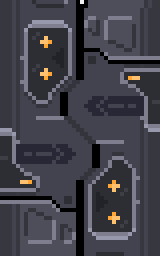
#> input picture assets/gacha/gate_reference.png, 160 x 256 px
$ python build_gacha_intro.py
#> lines starting #> are read from the running program, lines starting #| are printed output that depends on the picture; after the words box and inside, x2 and y2 are one past the last pixel; in counts of white or black regions, pixels touching at a corner belong together
"""离线基于门闸参考图制作 NIKKE 公共招募往前推进场 GIF（Part A：蓝/紫/金，360x640）。"""

from __future__ import annotations

from pathlib import Path

from PIL import Image, ImageDraw, ImageFilter

ROOT = Path(__file__).resolve().parents[1]
OUT_DIR = ROOT / "assets" / "gacha"
GATE_REF_PATH = OUT_DIR / "gate_reference.png"
CANVAS_W = 360
CANVAS_H = 640
END_CHARCOAL = (34, 32, 30)  # 与 Part B 十小人背景 #22201E 无缝衔接

RARITY_THEMES = {
    "r": {
        "core": (160, 226, 255),
        "glow": (40, 134, 248),
        "beam": (88, 174, 255),
    },
    "sr": {
        "core": (236, 186, 255),
        "glow": (158, 62, 238),
        "beam": (196, 122, 255),
    },
    "ssr": {
        "core": (255, 244, 174),
        "glow": (244, 162, 30),
        "beam": (255, 212, 72),
    },
}


def _lerp_color(c1: tuple[int, int, int], c2: tuple[int, int, int], t: float) -> tuple[int, int, int]:
    t = max(0.0, min(1.0, t))
    return (
        int(c1[0] + (c2[0] - c1[0]) * t),
        int(c1[1] + (c2[1] - c1[1]) * t),
        int(c1[2] + (c2[2] - c1[2]) * t),
    )


def _prepare_gate_layers(ref_path: Path = GATE_REF_PATH):
    with Image.open(ref_path) as src:
#> src is the input picture: PIL image 160x256 RGBA; mean R, G, B, A 65.5, 64.8, 74.3, 255
        gate = src.convert("RGBA")
    gw, gh = gate.size
#> gw = 160; gh = 256
    px = gate.load()

    # 提取中缝像素与斜交分割边界 split_x[y]，用于左右门扇物理分离与中缝充能发光
    seam_mask = Image.new("L", (gw, gh), 0)
#> seam_mask: PIL image 160x256 L; every value is 0
    bolt_mask = Image.new("L", (gw, gh), 0)
    sm_px = seam_mask.load()
    bm_px = bolt_mask.load()

    split_x: list[int] = []
    for y in range(gh):
        dark_xs = [
            x
            for x in range(44, 116)
            if px[x, y][0] < 24 and px[x, y][1] < 24 and px[x, y][2] < 24
        ]
        if dark_xs:
            cx_row = round(sum(dark_xs) / len(dark_xs))
        else:
            # 中心斜段按线性过渡插值
            if y < 128:
                cx_row = 64 + round((y - 96) * 0.5) if y >= 96 else 80
            else:
                cx_row = 80 + round((y - 128) * 0.5) if y <= 160 else 80
        split_x.append(cx_row)

        for x in range(gw):
            r, g, b, _ = px[x, y]
            if r < 26 and g < 26 and b < 26 and abs(x - cx_row) <= 22:
                sm_px[x, y] = 255
            elif r > 180 and 100 <= g <= 220 and b < 115:
                bm_px[x, y] = 255
#> this loop made 256 passes
#> (dark_xs, cx_row) on passes 1 to 12: ([76, 77, 78, 79, 84, 85, 86, 87], 82), ([76, 77, 78, 79, 84, 85, 86, 87], 82), ([76, 77, 78, 79, 84, 85, 86, 87], 82), ([76, 77, 78, 79, 84, 85, 86, 87], 82), ([76, 77, 78, 79, 80, 81, 82, 83, 84, 85, 86, 87], 82), ([76, 77, 78, 79, 80, 81, 82, 83, 84, 85, 86, 87], 82), ([76, 77, 78, 79, 80, 81, 82, 83, 84, 85, 86, 87], 82), ([76, 77, 78, 79, 80, 81, 82, 83, 84, 85, 86, 87], 82), ([76, 77, 78, 79, 80, 81, 82, 83], 80), ([76, 77, 78, 79, 80, 81, 82, 83], 80), ([76, 77, 78, 79, 80, 81, 82, 83], 80), ([76, 77, 78, 79, 80, 81, 82, 83], 80)
#> cx_row on passes 49, 50, 51, 52, 61, 62: 88, 88, 88, 88, 96, 96
#> after the loop, split_x = 256 values, max 96 at index 60, min 64 at index 92, mean 80.11

    left_door = Image.new("RGBA", (gw, gh), (0, 0, 0, 0))
#> left_door: PIL image 160x256 RGBA; every value is 0
    right_door = Image.new("RGBA", (gw, gh), (0, 0, 0, 0))
    lp = left_door.load()
    rp = right_door.load()
    for y in range(gh):
        sx = split_x[y]
        for x in range(gw):
            if x < sx:
                lp[x, y] = px[x, y]
            else:
                rp[x, y] = px[x, y]
#> this loop made 256 passes
#> sx on passes 1 to 3: 82, 82, 82

    return gate, left_door, right_door, seam_mask, bolt_mask


def _build_vignette(w: int, h: int) -> Image.Image:
    # 轻量级纯色边角暗框（避免平滑渐变导致像素门闸 GIF 体积膨胀）
    vig = Image.new("RGBA", (w, h), (0, 0, 0, 0))
    d = ImageDraw.Draw(vig)
    d.rectangle((0, 0, w - 1, h - 1), outline=(10, 12, 16, 130), width=10)
    return vig


def _render_push_frame(
    layers,
    vignette: Image.Image,
    theme: dict[str, tuple[int, int, int]],
    frame_idx: int,
    total_frames: int,
) -> Image.Image:
    gate, left_door, right_door, seam_mask, bolt_mask = layers
    gw, gh = gate.size

    # 0..8：镜头向前推进（scale 2.50 -> 4.05）+ 第 4 帧起阶梯中缝按真实最高稀有度点亮
    # 9..12：左右门扇沿阶梯中缝向两侧分开，背后透出稀有度光柱
    # 13：平滑融暗至 Part B 精确底色 #22201E
    push_t = min(1.0, frame_idx / 8.0)
    ease_push = 1.0 - (1.0 - push_t) ** 1.8
    charge_t = max(0.0, min(1.0, (frame_idx - 3) / 5.0))
    open_t = max(0.0, min(1.0, (frame_idx - 8) / 4.5))
    fade_t = max(0.0, min(1.0, (frame_idx - 12) / max(1, total_frames - 1 - 12)))

    scale = 2.50 + 1.55 * ease_push + 0.30 * open_t
    sw = int(round(gw * scale))
    sh = int(round(gh * scale))

    # 1. 背景能量光（门开启时透出）
    bg_col = _lerp_color((18, 20, 26), theme["glow"], min(1.0, open_t * 1.1))
    if fade_t > 0:
        bg_col = _lerp_color(bg_col, END_CHARCOAL, fade_t)
    canvas = Image.new("RGBA", (CANVAS_W, CANVAS_H), bg_col + (255,))

    if open_t > 0 and fade_t < 1.0:
        flare = Image.new("RGBA", (CANVAS_W, CANVAS_H), (0, 0, 0, 0))
        fd = ImageDraw.Draw(flare)
        beam_hw = max(14, int(CANVAS_W * (0.16 + 0.52 * open_t)))
        cx = CANVAS_W // 2
        alpha_f = int(225 * (1.0 - fade_t))
        fd.rectangle((cx - beam_hw, 0, cx + beam_hw, CANVAS_H), fill=theme["glow"] + (alpha_f,))
        fd.rectangle((cx - beam_hw // 2, 0, cx + beam_hw // 2, CANVAS_H), fill=theme["core"] + (alpha_f,))
        canvas = Image.alpha_composite(canvas, flare)

    # 2. 合拢推进期 vs 分裂开启期
    ox = (CANVAS_W - sw) // 2
    oy = (CANVAS_H - sh) // 2

    if open_t <= 0.0:
        door_layer = gate.copy()
        if charge_t > 0.0:
            # 点亮阶梯中缝与 "+" 指示灯
            glow_seam = Image.new("RGBA", (gw, gh), (0, 0, 0, 0))
            glow_seam.paste(Image.new("RGBA", (gw, gh), theme["beam"] + (int(225 * charge_t),)), (0, 0), seam_mask)
            glow_seam.paste(Image.new("RGBA", (gw, gh), theme["core"] + (int(240 * charge_t),)), (0, 0), bolt_mask)
            door_layer = Image.alpha_composite(door_layer, glow_seam)
        scaled = door_layer.resize((sw, sh), Image.Resampling.NEAREST)
        canvas.alpha_composite(scaled, (ox, oy))
    else:
        split_px = int((CANVAS_W * 0.62) * (open_t ** 1.35))
        left_scaled = left_door.resize((sw, sh), Image.Resampling.NEAREST)
        right_scaled = right_door.resize((sw, sh), Image.Resampling.NEAREST)
        canvas.alpha_composite(left_scaled, (ox - split_px, oy))
        canvas.alpha_composite(right_scaled, (ox + split_px, oy))

    canvas = Image.alpha_composite(canvas, vignette)

    if fade_t > 0.0:
        fade_overlay = Image.new("RGBA", (CANVAS_W, CANVAS_H), END_CHARCOAL + (int(255 * fade_t),))
        canvas = Image.alpha_composite(canvas, fade_overlay)

    return canvas.convert("RGB")


def build_all_intros(out_dir: Path = OUT_DIR, ref_path: Path = GATE_REF_PATH) -> dict[str, int]:
    out_dir.mkdir(parents=True, exist_ok=True)
    layers = _prepare_gate_layers(ref_path)
#> layers = 5 items
    vignette = _build_vignette(CANVAS_W, CANVAS_H)
#> in _build_vignette, `vig = Image.new("RGBA", (w, h), (0, 0, 0, 0))`: vig: PIL image 360x640 RGBA; every value is 0
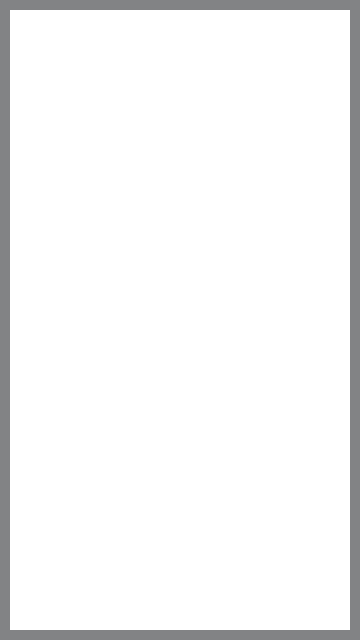
#> vignette: PIL image 360x640 RGBA; mean R, G, B, A 0.9, 1, 1.4, 11.1; transparent parts drawn white
    total_frames = 14
    durations = [95] * total_frames
    sizes: dict[str, int] = {}

    for tier, theme in RARITY_THEMES.items():
        frames = [
            _render_push_frame(layers, vignette, theme, idx, total_frames)
            for idx in range(total_frames)
        ]
        quantized = [
            f.quantize(colors=48, method=Image.Quantize.MEDIANCUT, dither=Image.Dither.NONE)
            for f in frames
        ]
        dest = out_dir / f"intro_{tier}.gif"
        quantized[0].save(
            dest,
            format="GIF",
            save_all=True,
            append_images=quantized[1:],
            duration=durations,
            optimize=True,
            disposal=2,
        )
        sizes[dest.name] = dest.stat().st_size
#> this loop made 3 passes
#> pass 1, in _render_push_frame, `gate, left_door, right_door, seam_mask, bolt_mask = layers`:
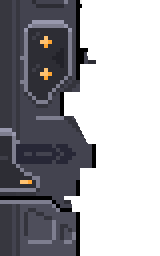
#> left_door: PIL image 160x256 RGBA; mean R, G, B, A 32.7, 32.4, 37.1, 127.7; transparent parts drawn white
#> pass 1, in _render_push_frame, `gate, left_door, right_door, seam_mask, bolt_mask = layers`:
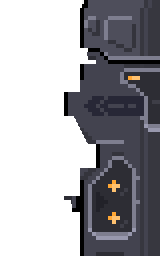
#> right_door: PIL image 160x256 RGBA; mean R, G, B, A 32.7, 32.4, 37.1, 127.3; transparent parts drawn white
#> pass 1, in _render_push_frame, `gate, left_door, right_door, seam_mask, bolt_mask = layers`:
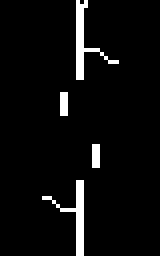
#> seam_mask: PIL image 160x256 L; 4.7% white; 4 white regions, box (x1, y1, x2, y2) and area: (76, 0, 119, 80) 796, (42, 180, 84, 256) 744, (60, 92, 68, 116) 192, (92, 144, 100, 168) 192
#> pass 1, in _render_push_frame, `gate, left_door, right_door, seam_mask, bolt_mask = layers`:
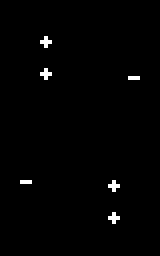
#> bolt_mask: PIL image 160x256 L; 1% white; 6 white regions, box (x1, y1, x2, y2) and area: (40, 36, 52, 48) 80, (40, 68, 52, 80) 80, (108, 180, 120, 192) 80, (108, 212, 120, 224) 80, (128, 76, 140, 80) 48, (20, 180, 32, 184) 48
#> after the loop, sizes = {'intro_r.gif': 139543, 'intro_sr.gif': 139543, 'intro_ssr.gif': 139543}
    return sizes


if __name__ == "__main__":
    result = build_all_intros()
#> result has the same summary as sizes in build_all_intros
    for name, byte_len in result.items():
        print(f"{name}: {byte_len:,} bytes")
#> this loop made 3 passes
#> name on passes 1 to 3: 'intro_r.gif', 'intro_sr.gif', 'intro_ssr.gif'
#| intro_r.gif: 139,543 bytes
#| intro_sr.gif: 139,543 bytes
#| intro_ssr.gif: 139,543 bytes
